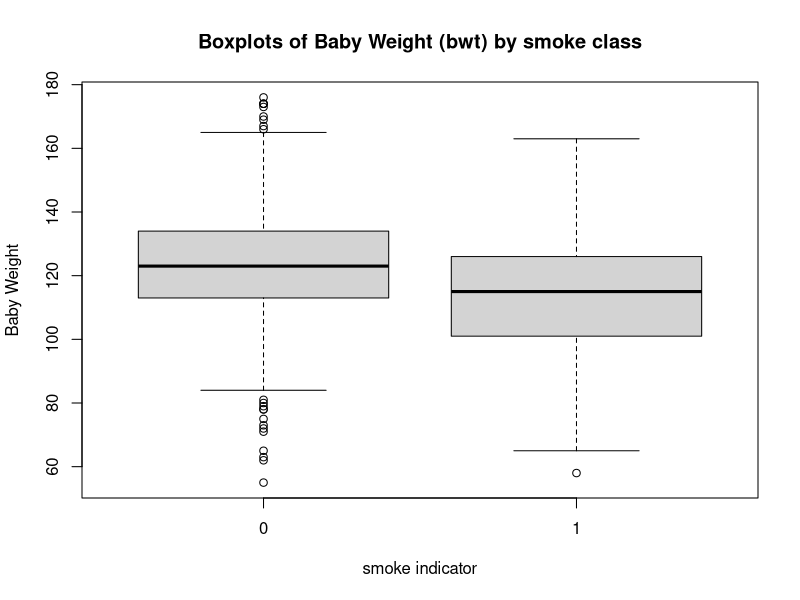
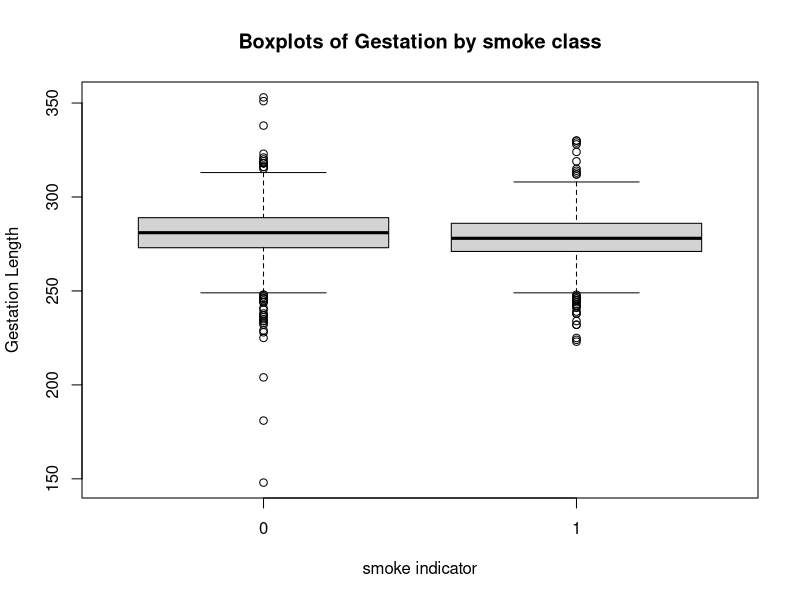
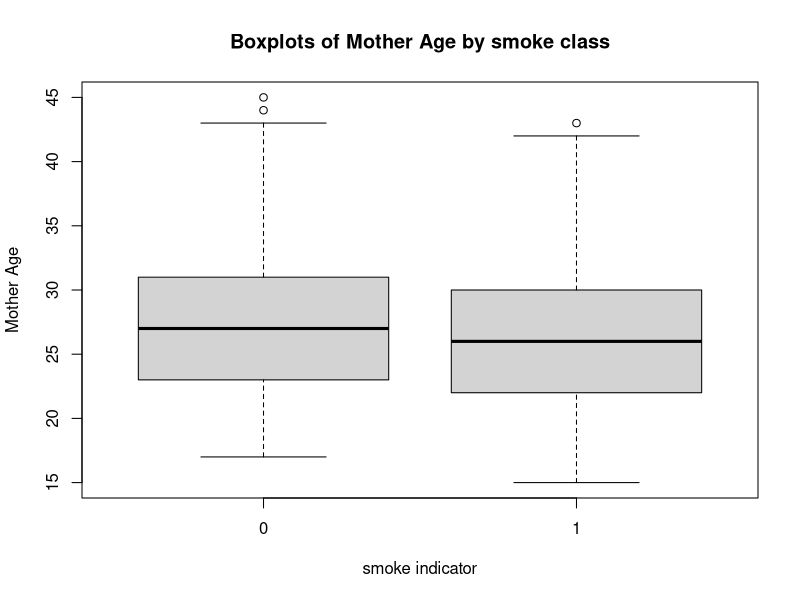
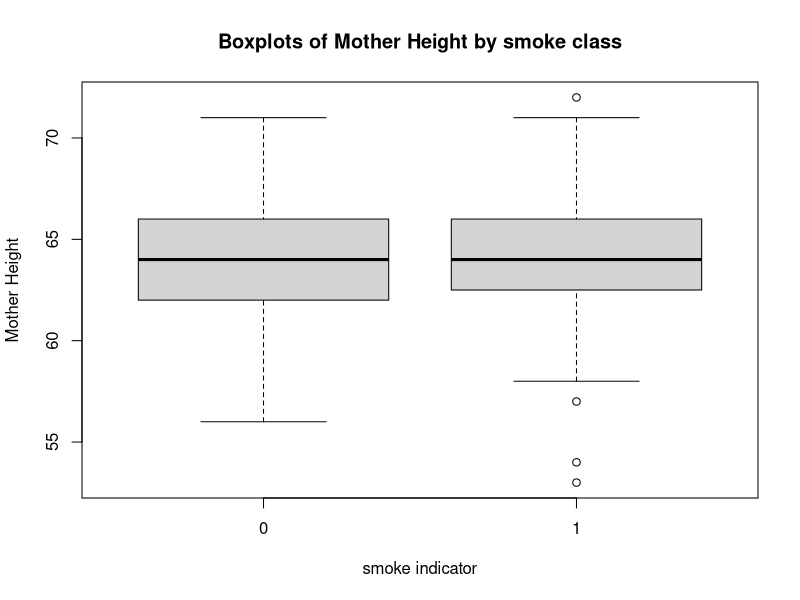
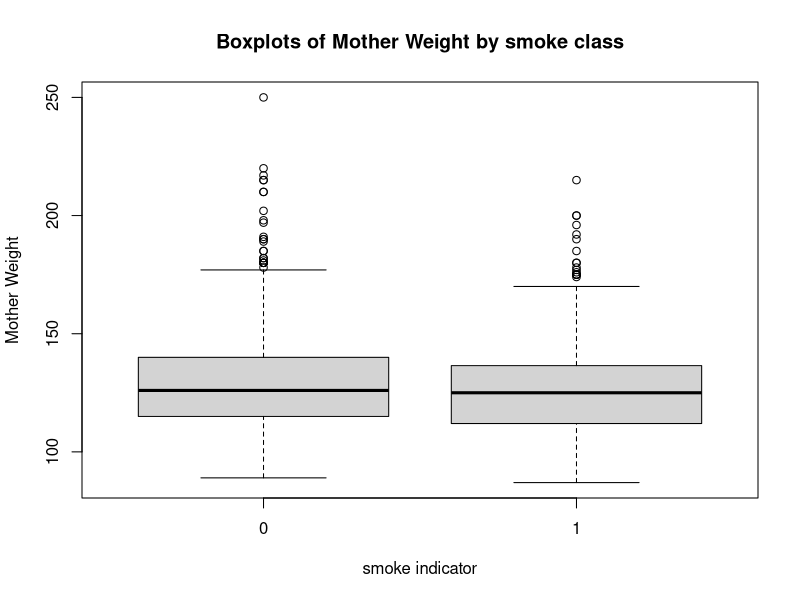
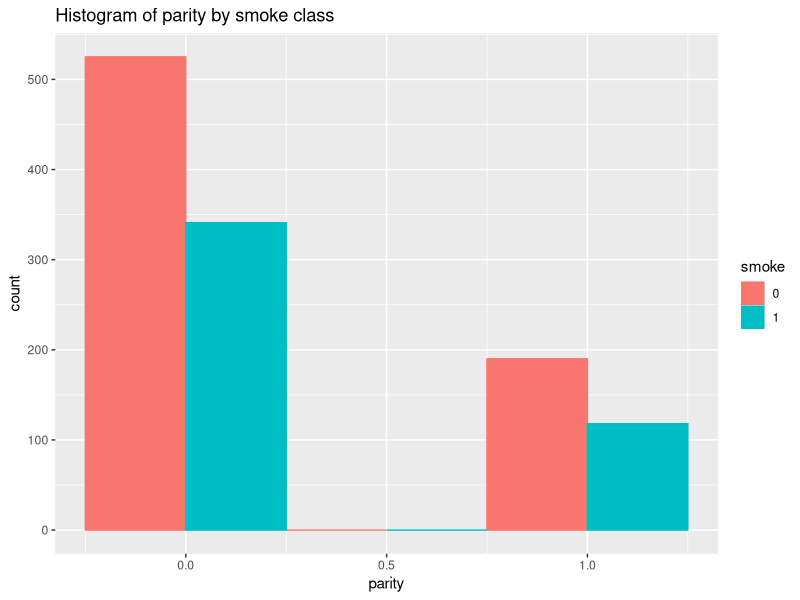

These charts were generated, in order, by the following R code:
## ---- chunk 1
knitr::opts_chunk$set(echo = TRUE)
## ---- chunk 2
babies <- read.table('babies.dat', header=TRUE)
head(babies)
nrow(babies)
## ---- chunk 3
# There are 10 rows that have unknown for smoke (value 9)
nrow(babies[babies$smoke == 9,])
# Drop the '9' rows from table
babies <- subset(babies, smoke != 9)

# Removing outliers
babies <- subset(babies, age != 99)
babies <- subset(babies, gestation != 999)
babies <- subset(babies, height != 99)
babies <- subset(babies, weight != 999)
nrow(babies)
## ---- chunk 4
boxplot(babies$bwt ~ babies$smoke, data=babies, xlab='smoke indicator', ylab='Baby Weight')
title('Boxplots of Baby Weight (bwt) by smoke class')
## ---- chunk 5
boxplot(babies$gestation ~ babies$smoke, data=babies, xlab='smoke indicator', ylab='Gestation Length')
title('Boxplots of Gestation by smoke class')
## ---- chunk 6
boxplot(babies$age ~ babies$smoke, data=babies, xlab='smoke indicator', ylab='Mother Age')
title('Boxplots of Mother Age by smoke class')
## ---- chunk 7
boxplot(babies$height ~ babies$smoke, data=babies, xlab='smoke indicator', ylab='Mother Height')
title('Boxplots of Mother Height by smoke class')
## ---- chunk 8
boxplot(babies$weight ~ babies$smoke, data=babies, xlab='smoke indicator', ylab='Mother Weight')
title('Boxplots of Mother Weight by smoke class')
## ---- chunk 9
library(ggplot2)
temp_babies <- babies
temp_babies$smoke <- as.factor(temp_babies$smoke)
ggplot(temp_babies, aes(x=parity, fill=smoke, color=smoke)) + geom_histogram(position='dodge', bins=3) + ggtitle('Histogram of parity by smoke class')
## ---- chunk 10
parity_0 <- c()
parity_0 <- append(parity_0, dim(babies[babies$parity == 0 & babies$smoke ==0,])[1])
parity_0 <- append(parity_0, dim(babies[babies$parity == 0 & babies$smoke ==1,])[1])

parity_1 <- c()
parity_1 <- append(parity_1, dim(babies[babies$parity == 1 & babies$smoke ==0,])[1])
parity_1 <- append(parity_1, dim(babies[babies$parity == 1 & babies$smoke ==1,])[1])

parity_smoke <- rbind(parity_0, parity_1)
colnames(parity_smoke) <- c('Smoke=0', 'Smoke=1')
rownames(parity_smoke) <- c('Parity=0', 'Parity=1')
parity_smoke

smoke_0_parity_0_prop <- 525 / (525 + 190)
smoke_1_parity_0_prop <- 341 / (341 + 118)
smoke_0_parity_0_prop
smoke_1_parity_0_prop
## ---- chunk 11
babies.train <- babies[sample(nrow(babies), 880), ]
babies.test <- babies[sample(nrow(babies), 294), ]
## ---- chunk 12
# perform logistic regression on training
y_train <- babies.train$smoke
X_weight <- babies.train$weight
X_height <- babies.train$height
X_parity <- babies.train$parity
X_bwt <- babies.train$bwt
X_gestation <- babies.train$gestation
X_age <- babies.train$age
all.fit <- glm(y_train ~ X_weight+X_height+X_parity+X_bwt+X_gestation+X_age, data=babies.train, family=binomial)
summary(all.fit)
## ---- chunk 13
sig.fit <- glm(y_train ~ X_weight+X_height+X_bwt+X_age, data=babies.train, family=binomial)
summary(sig.fit)
## ---- chunk 14
# Prediction function 
pred_all <- function(obs){
  x <- c(1, obs)
  pred <- as.numeric(as.numeric(x %*% sig.fit$coefficients))
  pred <- 1 / (1 + exp(-pred))
  return (pred)
}
## ---- chunk 15
prediction <- c()

# use model (prediction function?) on test data
for (i in 1:nrow(babies.test)) {
  obs <- (babies.test[i,])
  pred <- pred_all(c(obs$weight,obs$height,obs$bwt,obs$age))
  if (pred >= 0.5) {
    prediction <- append(prediction, 1)
  } else {
    prediction <- append(prediction, 0)
  }
}

babies.test$prediction <- prediction
group0_true <- sum((babies.test$smoke == 0) & (babies.test$prediction == 0))
group1_true <- sum((babies.test$smoke == 1) & (babies.test$prediction == 1))

class_tab <- c(sum(babies.test$smoke==0), sum(babies.test$smoke==1))
class_tab <- rbind(class_tab, c(group0_true, group1_true))
class_tab <- rbind(class_tab, class_tab[1,] - class_tab[2,])
colnames(class_tab) <- c('Smoke 0', 'Smoke 1')
rownames(class_tab) <- c('Num Observations', 'Num Correct', 'Num Wrong')
class_tab

acc <- (group0_true + group1_true) / nrow(babies.test)
acc
